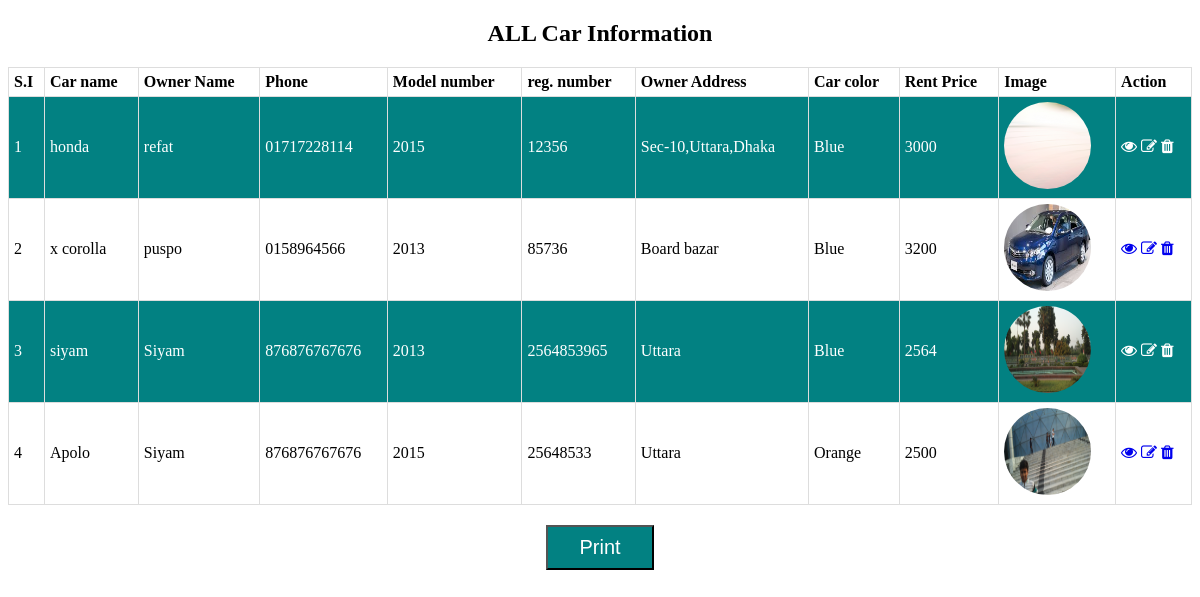
Page /Admin/car_view.php on the committed database.
### tables this page shows
CREATE TABLE `car_information` (
  `id` int(20) NOT NULL,
  `name` varchar(20) NOT NULL,
  `owner_name` varchar(30) NOT NULL,
  `phone` varchar(30) NOT NULL,
  `model_number` varchar(30) NOT NULL,
  `registration_number` varchar(30) NOT NULL,
  `owner_address` varchar(20) NOT NULL,
  `car_color` varchar(20) NOT NULL,
  `price` varchar(20) NOT NULL,
  `image_link` varchar(20) NOT NULL,
  `car_track_no` varchar(255) NOT NULL
);

### db_connect/connection.php (called while the page is built, shortened)
<?php
class database
{
	public $servername="localhost";
	public $username="root";
	public $pass="";
	public $dbname="rent_management";
	public $link;
	private function dbconnect(){
		$this->link = new mysqli($this->servername,$this->username,$this->pass,$this->dbname) or die("database failed".$this->link->error."(".$this->link->errno.")");
	}
		public function select($a)
		{
			$scr_querr=$this->link->query($a);
			if($scr_querr->num_rows>0)
			{
				return $scr_querr;
			}
		}
			}
			?>

### Admin/car_view.php (the view, shortened to what this page needs)
<?php
require_once("../db_connect/connection.php");
$db=new database();
?>
<!DOCTYPE html>
<html>
<head>
<link rel="stylesheet" href="https://cdnjs.cloudflare.com/ajax/libs/font-awesome/4.7.0/css/font-awesome.min.css">
</head>
<body>
	<h2 style="text-align: center;">ALL Car Information</h2>
	<table>
		<tr>
			<th>S.I</th>
			<th>Car name</th>
			<th>Owner Name</th>
			<th>Phone</th>
			<th>Model number</th>
			<th>reg. number</th>
			<th>Owner Address</th>
			<th>Car color</th>
			<th> Rent Price</th>
			<th>Image</th>
			<th>Action</th>
		</tr>
		<?php
		$car_data="select * from car_information";
		$car_data_row=$db->select($car_data);
		if($car_data_row)
		{
			$sl=0;
			while($fetch=$car_data_row->fetch_array())
			{
				$sl++;
				?>
				<tr>
					<td><?php echo $sl; ?></td>
					<td><?php echo $fetch[1]; ?></td>
					<td><?php echo $fetch[2]; ?></td>
					<td><?php echo $fetch[3]; ?></td>
					<td><?php echo $fetch[4]; ?></td>
					<td><?php echo $fetch[5]; ?></td>
					<td><?php echo $fetch[6]; ?></td>
					<td><?php echo $fetch[7]; ?></td>
					<td><?php echo $fetch[8]; ?></td>
					<td>
						<img src="<?php echo $fetch['image_link']; ?>" alt="" style="    WIDTH: 87PX;HEIGHT: 87PX; border-radius: 50%">
						</td>
				<td>	<a href="car_edit.php?edit=<?php echo $fetch[0]; ?>"><i class="fa fa-eye" aria-hidden="true"></i></a>
					<a href="car_edit.php?edit=<?php echo $fetch[0]; ?>"><i class="fa fa-pencil-square-o" aria-hidden="true"></i></a>
						<a href="<?php print $_SERVER['PHP_SELF'];?>?delete=<?php echo $fetch[0]; ?>" onclick='return confirm_delete()'><i class="fa fa-trash" aria-hidden="true"></i></a></td>
				</tr>
				<?php
			}
		}
		?>
	</table>
				<center>
		<button onclick="myFunction()">Print</button>
</center>
</body>
</html>

### Admin/car_view.php (style rules this page uses)
table { font-family: arial, sans-serif; border-collapse: collapse; width: 100%; }
td, th { border: 1px solid #dddddd; text-align: left; padding: 5px; font-family: cambria; }
tr:nth-child(even) i { color: #fff; }
tr:nth-child(even) { background-color: #028182; color: #fff; }
button { margin-top: 20px; background: #028182; color: #fff; padding: 9px 31px; font-size: 20px; }

### rows in the picture
car_information: name "honda", owner_name "refat", phone "01717228114", model_number "2015", registration_number "12356", owner_address "Sec-10,Uttara,Dhaka", car_color "Blue", price "3000", image_link (picture)
car_information: name "x corolla", owner_name "puspo", phone "0158964566", model_number "2013", registration_number "85736", owner_address "Board bazar", car_color "Blue", price "3200", image_link (picture)
car_information: name "siyam", owner_name "Siyam", phone "876876767676", model_number "2013", registration_number "2564853965", owner_address "Uttara", car_color "Blue", price "2564", image_link (picture)
car_information: name "Apolo", owner_name "Siyam", phone "876876767676", model_number "2015", registration_number "25648533", owner_address "Uttara", car_color "Orange", price "2500", image_link (picture)
